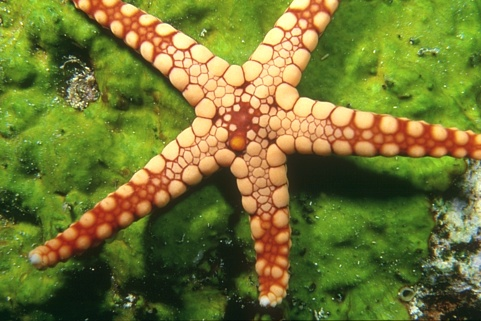
#> input picture BSDS_small/train/12003.jpg, 481 x 321 px
$ python main.py --img_file BSDS_small/train/12003.jpg
#> lines starting #> are read from the running program, lines starting #| are printed output that depends on the picture; after the words box and inside, x2 and y2 are one past the last pixel; in counts of white or black regions, pixels touching at a corner belong together
#> further down, img is the input picture: shape (321, 481, 3); mean R, G, B 114.1, 118.7, 50.3
### Segment.py

## Libraries
from skimage import io, color
import matplotlib.pyplot as plt
import numpy as np
import cv2
from sklearn.mixture import GaussianMixture as GMM
from sklearn.cluster import AgglomerativeClustering as AC
import scipy.io as sio
import imageio
from sklearn import metrics


## Methods definition
# [47 lines left out: functions suma_xy, hierarchical, k_means, gmm, not called in this run]

def watershed(rgb):

    gray = cv2.cvtColor(rgb,cv2.COLOR_RGB2GRAY)
    ret, thresh = cv2.threshold(gray,0,255,cv2.THRESH_BINARY_INV+cv2.THRESH_OTSU)
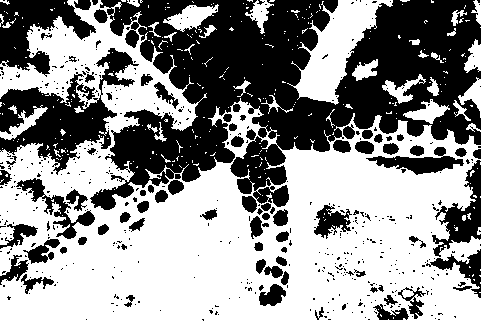
#> thresh: shape (321, 481); 56.7% white; 532 black regions (451 under 20 px), largest, box (x1, y1, x2, y2) and area: (90, 0, 481, 210) 42540, (0, 48, 139, 175) 6380, (0, 0, 96, 77) 3544
#> ret = 115

    kernel = np.ones((2,2),np.uint8)
    closing = cv2.morphologyEx(thresh,cv2.MORPH_CLOSE,kernel, iterations = 2)
#> closing: shape (321, 481); 59.1% white; 131 black regions (40 under 20 px), largest, box (x1, y1, x2, y2) and area: (109, 0, 481, 196) 40644, (0, 77, 119, 173) 5047, (0, 0, 97, 76) 3627

    sure_bg = cv2.dilate(closing,kernel,iterations=3)
#> sure_bg: shape (321, 481); 72.5% white; 169 black regions (93 under 20 px), largest, box (x1, y1, x2, y2) and area: (115, 0, 340, 187) 15172, (257, 0, 481, 154) 12802, (0, 93, 117, 159) 3168

    dist_transform = cv2.distanceTransform(sure_bg,cv2.DIST_L2,3)

    ret, sure_fg = cv2.threshold(dist_transform,0.07*dist_transform.max(),255,0)
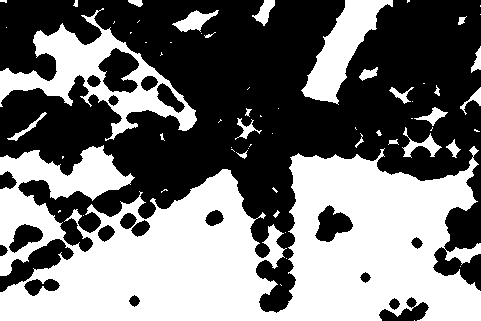
#> sure_fg: shape (321, 481) float32; 45.7% white; 63 white regions (38 under 20 px), largest, box (x1, y1, x2, y2) and area: (0, 145, 481, 321) 56584, (0, 8, 197, 141) 7269, (301, 0, 393, 105) 3697
#> ret = 4.83
    sure_fg = np.uint8(sure_fg)
    unknown = cv2.subtract(sure_bg,sure_fg)
#> unknown: shape (321, 481); 26.9% white; 77 white regions (21 under 20 px), largest, box (x1, y1, x2, y2) and area: (0, 0, 481, 313) 31778, (0, 239, 74, 292) 1112, (98, 48, 139, 93) 814
    ret, markers = cv2.connectedComponents(sure_fg)
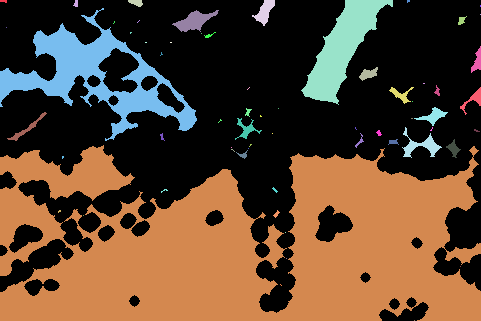
#> markers: shape (321, 481) int32; 64 distinct labels, from 0 to 63; one colour per label, 0 black
#> ret = 64
    markers = markers+1
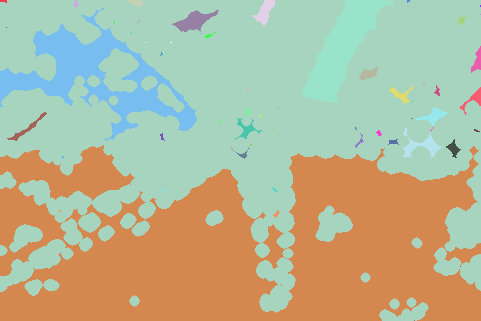
#> markers: shape (321, 481) int32; 64 distinct labels, from 1 to 64; one colour per label, 0 black
    markers[unknown==255] = 0
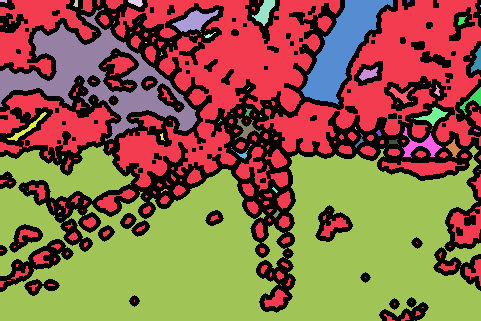
#> markers: shape (321, 481) int32; 65 distinct labels, from 0 to 64; one colour per label, 0 black
    markers = cv2.watershed(rgb,markers)
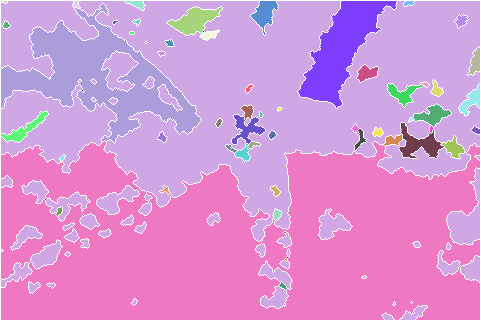
#> markers: shape (321, 481) int32; 63 distinct labels, from -1 to 63; one colour per label, 0 black, -1 white
    rgb[markers == -1] = [255,0,0]
#> rgb: shape (321, 481, 3); 4.98% of pixels changed, all inside (x1, y1, x2, y2) = (0, 0, 481, 321)
    return markers


def segmentByClustering(rgbImage, colorSpace, clusteringMethod, numberOfClusters):
    percent=50
    if clusteringMethod=='hierarchical':
        if colorSpace=='rgb':
            scale_percent = percent # percent of original size
            width = int(rgbImage.shape[1] * scale_percent / 100)
            height = int(rgbImage.shape[0] * scale_percent / 100)
            dim = (width, height)
            resized = cv2.resize(rgbImage, dim, interpolation = cv2.INTER_AREA)
            segmentation=hierarchical(numberOfClusters,resized)
        elif colorSpace=='lab':
            lab_image=color.rgb2lab(rgbImage)
            scale_percent = percent # percent of original size
            width = int(lab_image.shape[1] * scale_percent / 100)
            height = int(lab_image.shape[0] * scale_percent / 100)
            dim = (width, height)
            resized = cv2.resize(lab_image, dim, interpolation = cv2.INTER_AREA)
            segmentation=hierarchical(numberOfClusters,resized)
        elif colorSpace=='hsv':
            hsv_image=color.rgb2hsv(rgbImage)
            scale_percent = percent # percent of original size
            width = int(hsv_image.shape[1] * scale_percent / 100)
            height = int(hsv_image.shape[0] * scale_percent / 100)
            dim = (width, height)
            resized = cv2.resize(hsv_image, dim, interpolation = cv2.INTER_AREA)
            segmentation=hierarchical(numberOfClusters,resized)
        elif colorSpace=='rgb+xy':
            scale_percent = percent # percent of original size
            width = int(rgbImage.shape[1] * scale_percent / 100)
            height = int(rgbImage.shape[0] * scale_percent / 100)
            dim = (width, height)
            resized = cv2.resize(rgbImage, dim, interpolation = cv2.INTER_AREA)
            xy_sum=suma_xy(resized,50)
            segmentation=hierarchical(numberOfClusters,xy_sum)
        elif colorSpace=='lab+xy':
            lab_image=color.rgb2lab(rgbImage)
            scale_percent = percent # percent of original size
            width = int(lab_image.shape[1] * scale_percent / 100)
            height = int(lab_image.shape[0] * scale_percent / 100)
            dim = (width, height)
            resized = cv2.resize(lab_image, dim, interpolation = cv2.INTER_AREA)
            xy_sum=suma_xy(resized,10)
            segmentation=hierarchical(numberOfClusters,xy_sum)

        elif colorSpace=='hsv+xy':
            hsv_image=color.rgb2hsv(rgbImage)
            scale_percent = percent # percent of original size
            width = int(hsv_image.shape[1] * scale_percent / 100)
            height = int(hsv_image.shape[0] * scale_percent / 100)
            dim = (width, height)
            resized = cv2.resize(hsv_image, dim, interpolation = cv2.INTER_AREA)
            xy_sum=suma_xy(resized,0.2)
            segmentation=hierarchical(numberOfClusters,xy_sum)

    else:
        if clusteringMethod=='watershed':
            image=rgbImage
            segmentation=watershed(image)
        if colorSpace=='rgb':
            image=rgbImage
        elif colorSpace=='lab':
            image=color.rgb2lab(rgbImage)
        elif colorSpace=='hsv':
            image=color.rgb2hsv(rgbImage)
        elif colorSpace=='rgb+xy':
            image=suma_xy(rgbImage,50)
        elif colorSpace=='lab+xy':
            lab_image=color.rgb2lab(rgbImage)
            image=suma_xy(lab_image,10)
        elif colorSpace=='hsv+xy':
            hsv_image=color.rgb2hsv(rgbImage)
            image=suma_xy(hsv_image,0.2)

        if clusteringMethod=='kmeans':
            segmentation=k_means(numberOfClusters,image)
        elif clusteringMethod=='gmm':
            segmentation=gmm(numberOfClusters,image)


    return segmentation

### main.py

def imshow(img, seg, title='Image'):
#> called with title = 'Prediction'
    import matplotlib.pyplot as plt
    plt.imshow(img, cmap=plt.get_cmap('gray'))
    plt.imshow(seg, cmap=plt.get_cmap('rainbow'), alpha=0.5)
    cb = plt.colorbar()
    cb.set_ticks(range(seg.max()+1))
    plt.title(title)
    plt.axis('off')
    plt.show()
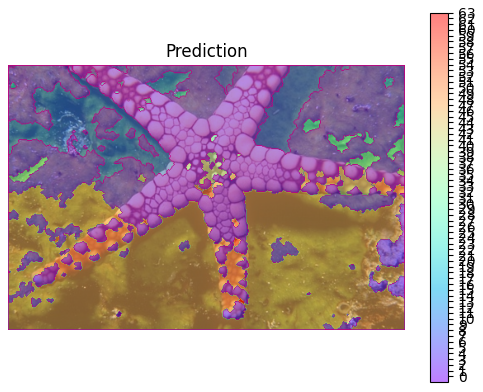
#> figure drawn by matplotlib, 2 panels

def groundtruth(img_file):
    import scipy.io as sio
    img = imageio.imread(img_file)
#> (the run stopped early here; a loop or call above may not have finished)

$ run again, on BSDS_small/train/15004.jpg
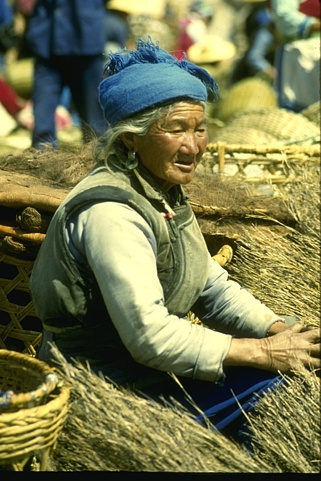
#> input picture BSDS_small/train/15004.jpg, 321 x 481 px
#> img is the input picture: shape (481, 321, 3); mean R, G, B 118, 118.8, 78.1
#> in watershed, `ret, thresh = cv2.threshold(gray,0,255,cv2.THRESH_BINARY_INV+cv2.THRES..`:
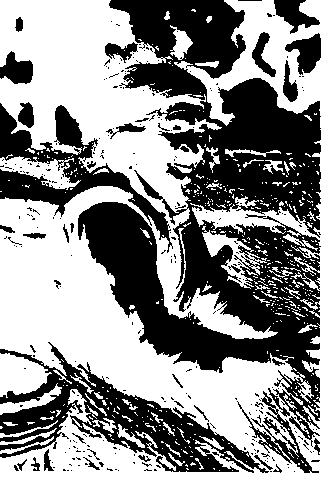
#> thresh: shape (481, 321); 54.7% white; 280 black regions (240 under 20 px), largest, box (x1, y1, x2, y2) and area: (78, 0, 321, 447) 46196, (0, 342, 269, 473) 10321, (0, 103, 173, 253) 6190
#> in watershed, `ret, thresh = cv2.threshold(gray,0,255,cv2.THRESH_BINARY_INV+cv2.THRES..`: ret = 119
#> closing: shape (481, 321); 59.2% white; 140 black regions (54 under 20 px), largest, box (x1, y1, x2, y2) and area: (80, 204, 321, 406) 17737, (164, 80, 321, 224) 13075, (0, 363, 260, 474) 7877
#> sure_bg: shape (481, 321); 73.9% white; 193 black regions (142 under 20 px), largest, box (x1, y1, x2, y2) and area: (83, 207, 321, 397) 13515, (169, 83, 321, 221) 8273, (115, 0, 248, 80) 5493
#> in watershed, `ret, sure_fg = cv2.threshold(dist_transform,0.07*dist_transform.max(),..`: ret = 4.18
#> unknown: shape (481, 321); 23.7% white; 58 white regions (4 under 20 px), largest, box (x1, y1, x2, y2) and area: (0, 107, 321, 401) 10505, (0, 348, 264, 478) 8106, (165, 79, 321, 252) 5343
#> in watershed, `ret, markers = cv2.connectedComponents(sure_fg)`: ret = 67
#> rgb: shape (481, 321, 3); 5.68% of pixels changed, all inside (x1, y1, x2, y2) = (0, 0, 321, 481)
#> in imshow, `plt.show()`:
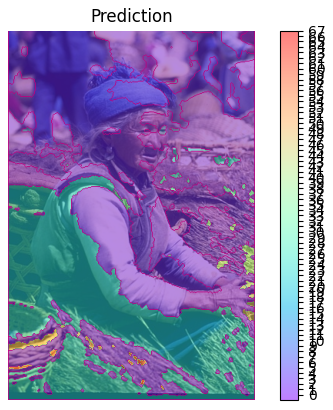
#> figure drawn by matplotlib, 2 panels

$ run again, on BSDS_small/train/15088.jpg
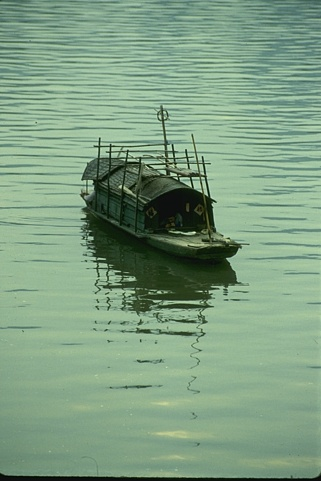
#> input picture BSDS_small/train/15088.jpg, 321 x 481 px
#> img is the input picture: shape (481, 321, 3); mean R, G, B 126.7, 157.9, 130
#> in watershed, `ret, thresh = cv2.threshold(gray,0,255,cv2.THRESH_BINARY_INV+cv2.THRES..`:
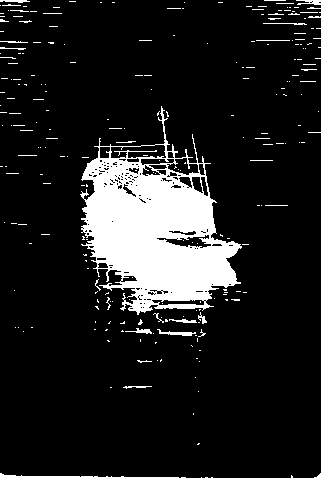
#> thresh: shape (481, 321); 12.8% white; 243 white regions (218 under 20 px), largest, box (x1, y1, x2, y2) and area: (80, 106, 242, 315) 16497, (0, 473, 321, 481) 1300, (157, 329, 196, 336) 113
#> in watershed, `ret, thresh = cv2.threshold(gray,0,255,cv2.THRESH_BINARY_INV+cv2.THRES..`: ret = 104
#> closing: shape (481, 321); 13.3% white; 163 white regions (140 under 20 px), largest, box (x1, y1, x2, y2) and area: (82, 108, 251, 326) 17799, (0, 475, 321, 481) 663, (0, 0, 32, 8) 162
#> sure_bg: shape (481, 321); 20% white; 122 white regions (19 under 20 px), largest, box (x1, y1, x2, y2) and area: (82, 108, 254, 329) 22208, (265, 0, 321, 30) 1168, (0, 475, 321, 481) 708
#> in watershed, `ret, sure_fg = cv2.threshold(dist_transform,0.07*dist_transform.max(),..`: ret = 3.3
#> unknown: shape (481, 321); 8.9% white; 126 white regions (19 under 20 px), largest, box (x1, y1, x2, y2) and area: (82, 108, 254, 329) 5477, (265, 0, 321, 30) 744, (0, 475, 321, 481) 672
#> in watershed, `ret, markers = cv2.connectedComponents(sure_fg)`: ret = 42
#> rgb: shape (481, 321, 3); 2.23% of pixels changed, all inside (x1, y1, x2, y2) = (0, 0, 321, 481)
#> in imshow, `plt.show()`:
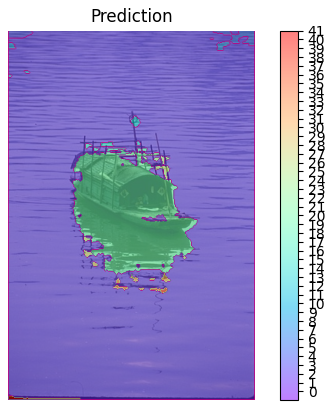
#> figure drawn by matplotlib, 2 panels

$ run again, on BSDS_small/train/16052.jpg
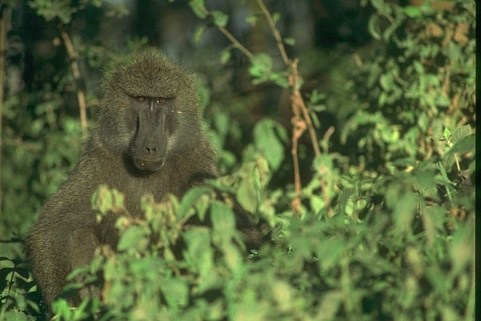
#> input picture BSDS_small/train/16052.jpg, 481 x 321 px
#> img is the input picture: shape (321, 481, 3); mean R, G, B 86.6, 101.5, 59.2
#> thresh: shape (321, 481); 59.9% white; 474 black regions (396 under 20 px), largest, box (x1, y1, x2, y2) and area: (67, 12, 476, 321) 52378, (58, 92, 99, 159) 892, (51, 289, 89, 321) 593
#> in watershed, `ret, thresh = cv2.threshold(gray,0,255,cv2.THRESH_BINARY_INV+cv2.THRES..`: ret = 98
#> closing: shape (321, 481); 62.3% white; 120 black regions (36 under 20 px), largest, box (x1, y1, x2, y2) and area: (70, 46, 399, 321) 33033, (343, 17, 478, 311) 14201, (168, 75, 237, 167) 1956
#> sure_bg: shape (321, 481); 75.7% white; 137 black regions (93 under 20 px), largest, box (x1, y1, x2, y2) and area: (107, 124, 394, 321) 22572, (346, 32, 478, 303) 8299, (254, 58, 309, 150) 856
#> in watershed, `ret, sure_fg = cv2.threshold(dist_transform,0.07*dist_transform.max(),..`: ret = 3.54
#> unknown: shape (321, 481); 19.3% white; 107 white regions (3 under 20 px), largest, box (x1, y1, x2, y2) and area: (71, 18, 481, 321) 13866, (168, 76, 240, 177) 1601, (251, 55, 316, 153) 1153
#> in watershed, `ret, markers = cv2.connectedComponents(sure_fg)`: ret = 73
#> rgb: shape (321, 481, 3); 6.2% of pixels changed, all inside (x1, y1, x2, y2) = (0, 0, 481, 321)
#> in imshow, `plt.show()`:
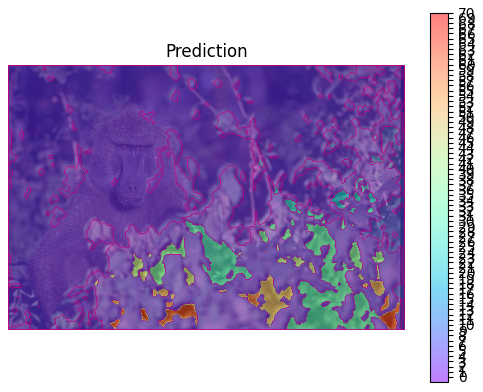
#> figure drawn by matplotlib, 2 panels
